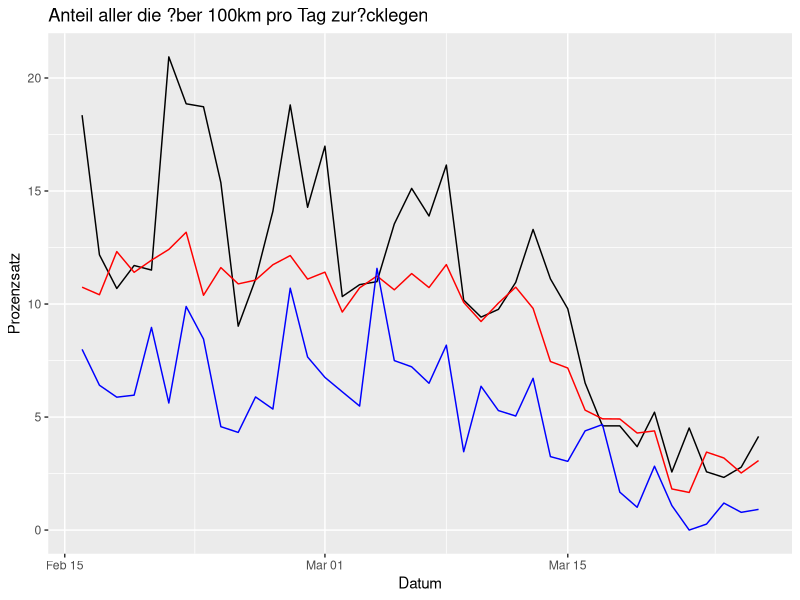
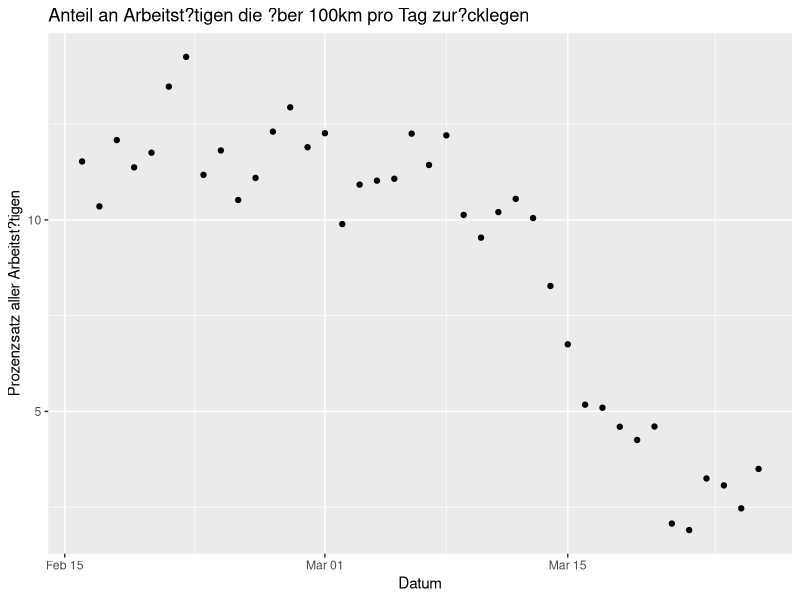
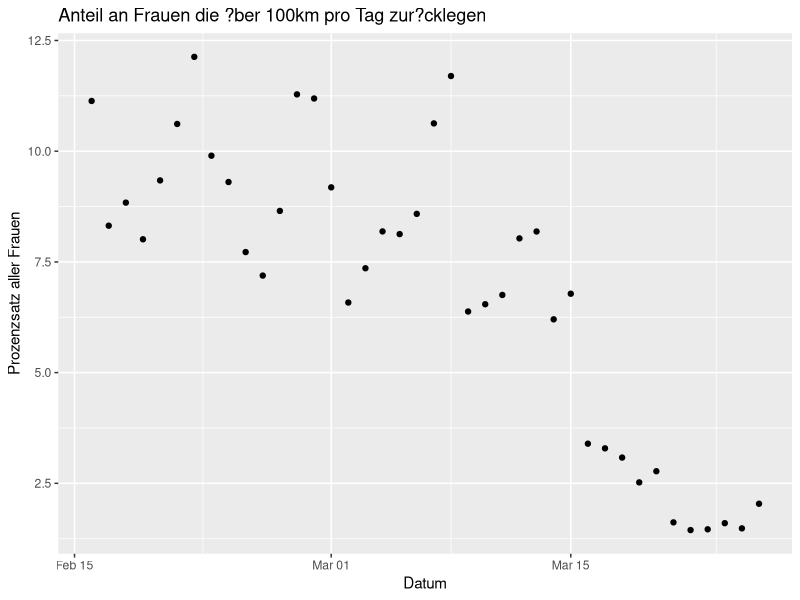
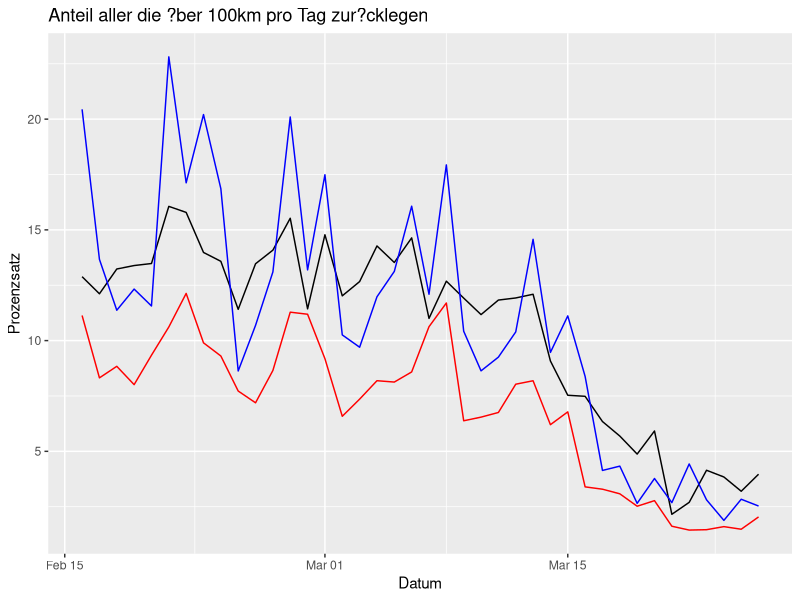
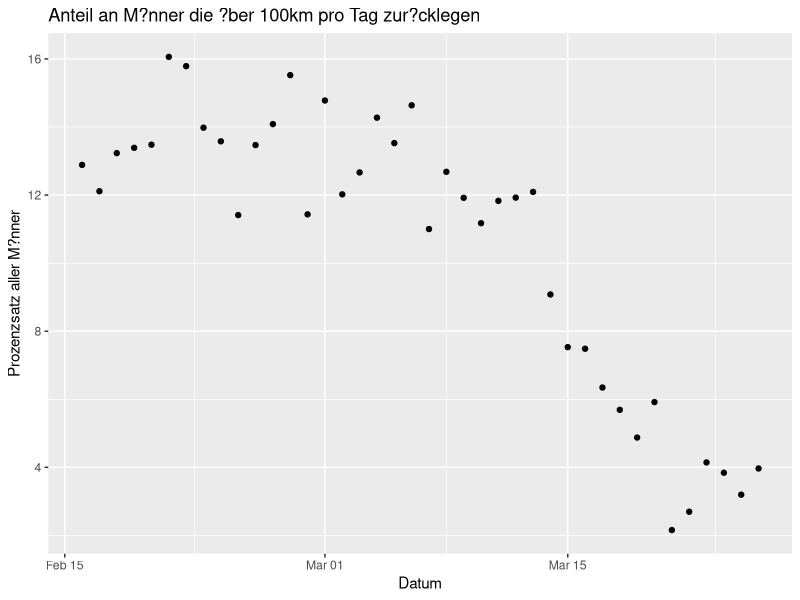
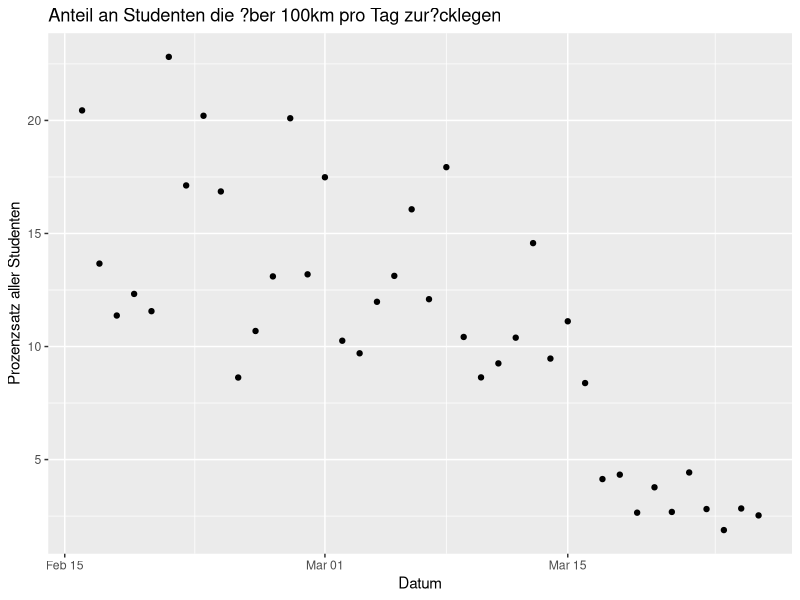

Here is the R script that generated these plots, in order:
library(dplyr)
library(ggplot2)



mobility <- read.csv('Mobility/Distanzkategorien_in_Prozent_pro_Tag.csv', sep = ';')

colnames(mobility)

str(mobility)

# names(mobility)[names(mobility) == "?..Datum"] <- "DATE"
# names(mobility)[names(mobility) == "Beschreibung"] <- "DESCRIPTION"
# names(mobility)[names(mobility) == "Auspr?.gung"] <- "PECULARITY"
# names(mobility)[names(mobility) == "Kanton_Z?.rich_Ja"] <- "CANTON_ZURICH_YES"
# names(mobility)[names(mobility) == "Kanton_Z?.rich_Nein"] <- "CANTON_ZURICH_NO"
# names(mobility)[names(mobility) == "Alter_15.29"] <- "AGE_BTW_15_29"
# names(mobility)[names(mobility) == "Alter_30.64"] <- "AGE_BTW_30_64"
# names(mobility)[names(mobility) == "Alter_65.79"] <- "AGE_BTW_65_79"
# names(mobility)[names(mobility) == "M?.nnlich"] <- "MALE"
# names(mobility)[names(mobility) == "Weiblich"] <- "FEMALE"
# names(mobility)[names(mobility) == "St?.dtisch"] <- "URBAN"
# names(mobility)[names(mobility) == "L?.ndlich"] <- "RURAL"
# names(mobility)[names(mobility) == "Erwerbst?.tig"] <- "EMPLOYED"
# names(mobility)[names(mobility) == "In_Ausbildung"] <- "STUDYING"
# names(mobility)[names(mobility) == "Nicht_Erwerbst?.tig"] <- "NOT_WORKING"


mobility$Datum <- as.Date.factor(mobility$Datum, tryFormats = "%d.%m.%Y")

head(mobility)



### 2km-10km Filter
dist_2_10km <- filter(mobility, Beschreibung == "Distanz", Ausprägung == "2 - 10 Kilometer")

### 10km-20km Filter
dist_10_20km <- filter(mobility, Beschreibung == "Distanz", Ausprägung == "10 - 20 Kilometer")

### 20km-50km Filter
dist_20_50km <- filter(mobility, Beschreibung == "Distanz", Ausprägung == "20 - 50 Kilometer")

### 50km-100km Filter
dist_50_100km <- filter(mobility, Beschreibung == "Distanz", Ausprägung == "50 - 100 Kilometer")

### 100km Filter
dist_100km <- filter(mobility, Beschreibung == "Distanz", Ausprägung == "100++ Kilometer")


### select Studying
dist_100km_stud <- select(dist_100km, "In_Ausbildung", "Datum")
dist_100km_empl <- select(dist_100km, "Erwerbstätig", "Datum")
dist_100km_female <-select(dist_100km, "Weiblich", "Datum")
dist_100km_male <-select(dist_100km, "Männlich", "Datum")
dist_100km_gender <- select(dist_100km, "Männlich", "Weiblich", "Datum")
dist_100km_young <-select(dist_100km, "Alter_15.29", "Datum")
dist_100km_middle <-select(dist_100km, "Alter_30.64", "Datum")
dist_100km_old <- select(dist_100km, "Alter_65.79", "Datum")

dist_100km_old
head(dist_100km_stud)


#ggplot age

plot_age <- ggplot() +
  geom_line(data = dist_100km_young, aes(x = Datum, y = Alter_15.29)) +
  geom_line(data = dist_100km_middle, aes(x = Datum, y = Alter_30.64), color ="red") +
  geom_line(data = dist_100km_old, aes(x = Datum, y = Alter_65.79), color = "blue")+
  labs(x = "Datum",
       y = "Prozenzsatz",
       title = "Anteil aller die ?ber 100km pro Tag zur?cklegen")




#ggplot employed

plot_employed <- ggplot(data = dist_100km_empl, aes(x = Datum, y = Erwerbstätig)) +
  geom_point() +
  labs(x = "Datum",
       y = "Prozenzsatz aller Arbeitst?tigen",
       title = "Anteil an Arbeitst?tigen die ?ber 100km pro Tag zur?cklegen")

#ggplot students

plot_students <- ggplot(data = dist_100km_stud, aes(x = Datum, y = In_Ausbildung)) +
  geom_point() +
  labs(x = "Datum",
       y = "Prozenzsatz aller Studenten",
       title = "Anteil an Studenten die ?ber 100km pro Tag zur?cklegen")

#ggplot female

plot_female <- ggplot(data = dist_100km_female, aes(x = Datum, y = Weiblich)) +
  geom_point() +
  labs(x = "Datum",
       y = "Prozenzsatz aller Frauen",
       title = "Anteil an Frauen die ?ber 100km pro Tag zur?cklegen")


#ggplot male

plot_male <- ggplot(data = dist_100km_male, aes(x = Datum, y = Männlich)) +
  geom_point() +
  labs(x = "Datum",
       y = "Prozenzsatz aller M?nner",
       title = "Anteil an M?nner die ?ber 100km pro Tag zur?cklegen")

#ggplot gender comparison

plot_gender <- ggplot() +
  geom_line(data = dist_100km_male, aes(x = Datum, y = Männlich)) +
  geom_line(data = dist_100km_female, aes(x = Datum, y = Weiblich), color ="red") +
  geom_line(data = dist_100km_stud, aes(x = Datum, y = In_Ausbildung), color = "blue")+
  labs(x = "Datum",
       y = "Prozenzsatz",
       title = "Anteil aller die ?ber 100km pro Tag zur?cklegen")
  












